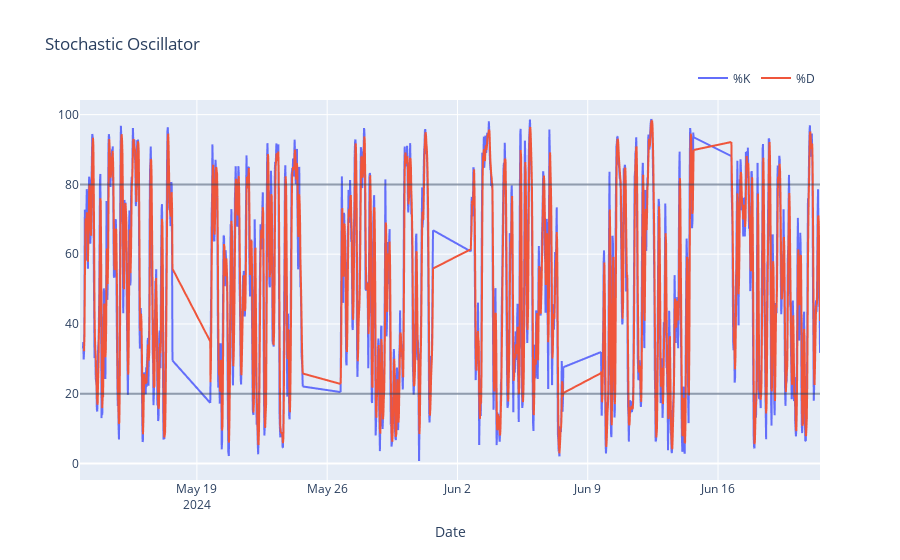

Notebook code cell kept with this figure:
### Code cell
# Assuming 'df' has a 'date' column for the x-axis
fig_stoch = px.line(df, x='date', y=['%K', '%D'], labels={'value': 'Stochastic Values', 'variable': 'Lines'}, title='Stochastic Oscillator')

# Customizing the lines
fig_stoch.update_traces(line=dict(width=2))
fig_stoch.update_layout(
    legend_title_text=None,
    legend=dict(orientation="h", yanchor="bottom", y=1.02, xanchor="right", x=1),
    xaxis_title="Date",
    yaxis_title=None
)
# STOCH commonly uses oversold and overbought levels, usually at 80 and 20
overbought_level = 80
orversold_level = 20
# adding oversold and overbought levels to the plot
fig_stoch.add_hline(y=overbought_level, opacity=0.5)
fig_stoch.add_hline(y=orversold_level, opacity=0.5)
# Display the plot
fig_stoch.show()

### Figure 1 — Plotly figure (JSON) as saved in the notebook; plotly's stock layout.template omitted (floating-point values rounded to 4 significant figures; data arrays with more than 128 entries replaced by an {"elided": "..."} marker saying what was removed)
{"data": [{"hovertemplate": "Lines=%K<br>date=%{x}<br>Stochastic Values=%{y}<extra></extra>", "legendgroup": "%K", "line": {"color": "#636efa", "dash": "solid", "width": 2}, "marker": {"symbol": "circle"}, "mode": "lines", "name": "%K", "showlegend": true, "type": "scattergl", "x": {"elided": "1430 str values"}, "xaxis": "x", "y": {"elided": "1430 float values"}, "yaxis": "y"}, {"hovertemplate": "Lines=%D<br>date=%{x}<br>Stochastic Values=%{y}<extra></extra>", "legendgroup": "%D", "line": {"color": "#EF553B", "dash": "solid", "width": 2}, "marker": {"symbol": "circle"}, "mode": "lines", "name": "%D", "showlegend": true, "type": "scattergl", "x": {"elided": "1430 str values"}, "xaxis": "x", "y": {"elided": "1430 float values"}, "yaxis": "y"}], "layout": {"legend": {"orientation": "h", "title": {}, "tracegroupgap": 0, "x": 1, "xanchor": "right", "y": 1.02, "yanchor": "bottom"}, "shapes": [{"opacity": 0.5, "type": "line", "x0": 0, "x1": 1, "xref": "x domain", "y0": 80, "y1": 80, "yref": "y"}, {"opacity": 0.5, "type": "line", "x0": 0, "x1": 1, "xref": "x domain", "y0": 20, "y1": 20, "yref": "y"}], "title": {"text": "Stochastic Oscillator"}, "xaxis": {"anchor": "y", "domain": [0, 1], "title": {"text": "Date"}}, "yaxis": {"anchor": "x", "domain": [0, 1], "title": {}}}}
